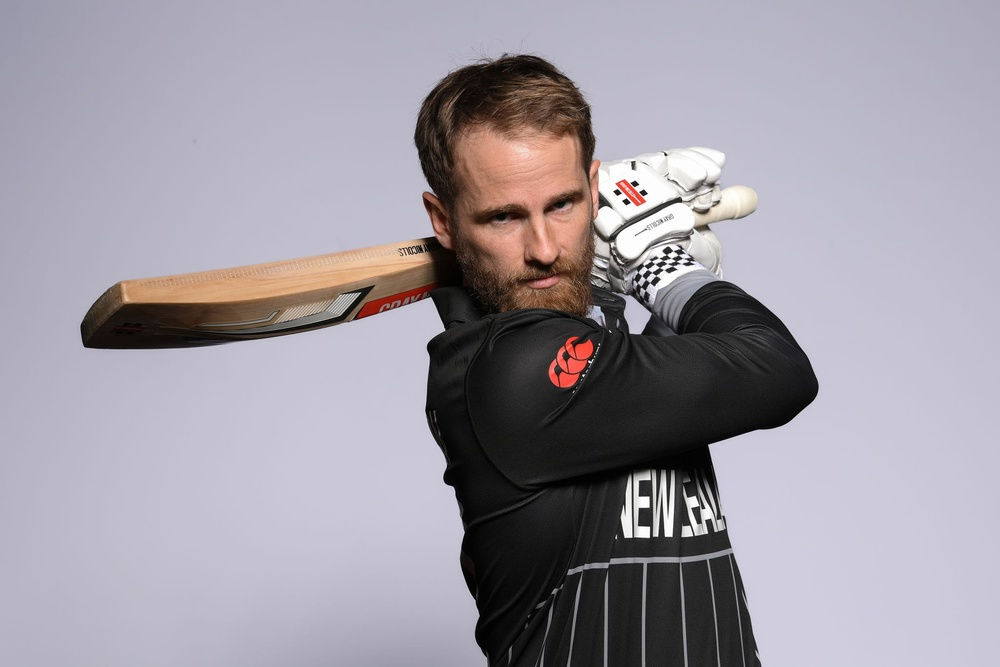
#> input picture src/test.jpg, 1000 x 667 px, shrunk from 2048 x 1365 before the run
$ jupyter execute --allow-errors test.ipynb
#> lines starting #> are read from the running program, lines starting #| are printed output that depends on the picture
### src/canny_edge_detector.py
import os
import numpy as np
from scipy import ndimage
import yaml
import imageio
from utils import rgb2gray

class CannyEdgeDetector():
    def __init__(self,config_file_path) -> None:
        self.load_configuration(config_file_path)
        self.output_dir = "../outputs/"
        os.makedirs(self.output_dir,exist_ok = True)

    def convolve(self, image, kernel):
        mode = self.config['operations']['convolution']['mode']
        if mode == 'auto':
            return ndimage.convolve(image, kernel, mode='constant', cval=0.0)
        elif mode == 'manual':
            image_height, image_width = image.shape
            kernel_height, kernel_width = kernel.shape

            pad_height = kernel_height // 2
            pad_width = kernel_width // 2

            padded_image = np.zeros((image_height + 2 * pad_height, image_width + 2 * pad_width))
            padded_image[pad_height:-pad_height, pad_width:-pad_width] = image

            output_image = np.zeros_like(image)

            for i in range(pad_height, image_height + pad_height):
                for j in range(pad_width, image_width + pad_width):
                    output_image[i - pad_height, j - pad_width] = np.sum(
                        kernel * padded_image[i - pad_height:i + pad_height + 1, j - pad_width:j + pad_width + 1]
                    )
            return output_image
        else:
            raise Exception(f"Mode '{mode}' not found. Use either 'auto' or 'manual' ")

    def load_configuration(self, config_file_path):
        with open(config_file_path, 'r') as f:
            self.config = yaml.safe_load(f)

    def get_gradients(self, image, kernel:str = 'sobel', direction :str = 'xy'):
        kernel = self.config['kernel'][kernel]
        if direction == 'xy':
            # TODO : Utilize the manually defined convolve function
            grad_x = self.convolve(image,np.array(kernel['x']))
            grad_y = self.convolve(image,np.array(kernel['y']))
            return grad_x/np.max(grad_x),grad_y/np.max(grad_y)
        elif direction == 'x':
            # TODO : Utilize the manually defined convolve function
            grad_x = self.convolve(image,np.array(kernel['x']))
            return grad_x/np.max(grad_x)
        elif direction == 'y':
            # TODO : Utilize the manually defined convolve function
            grad_y = self.convolve(image,np.array(kernel['y']))
            return grad_y/np.max(grad_y)
        else:
            raise Exception(f"Direction '{direction}' not found")

    def get_gradient_magnitude(self, grad_x, grad_y):
        grad_magnitude = np.hypot(grad_x, grad_y)
        return grad_magnitude/np.max(grad_magnitude)

    def get_gradient_direction(self, grad_x, grad_y):
        return np.degrees(np.arctan2(grad_y, grad_x))

    # [78 lines left out: functions closest_dir_function, non_maximal_suppressor, DFS, hysteresis_thresholding, not called in this run]

    def detect_edges(self):
        for root, dirs, files in os.walk(self.config['os']['input_dir']):
            for filename in files:
                file_path = os.path.join(root, filename)
                if file_path.lower().endswith(tuple(self.config['image']['extensions'])):
                    self.detect_edge_of_image(image_path = file_path)

    def detect_edge_of_image(self,image_path):
#> called with image_path = 'test.jpg'
        read_image = imageio.imread(image_path)
#> read_image is the input picture: shape (667, 1000, 3); mean R, G, B 158.1, 153.1, 161.7
        gray_input_img = rgb2gray(read_image)
        blur_img = ndimage.gaussian_filter(gray_input_img, sigma = 1.0)
        x_grad,y_grad = self.get_gradients(image=blur_img)
        grad_magnitude = self.get_gradient_magnitude(x_grad,y_grad)
        grad_direction = self.get_gradient_direction(x_grad,y_grad)
        closest_dir = self.closest_dir_function(grad_direction)
        thinned_output = self.non_maximal_suppressor(grad_magnitude, closest_dir)
        output_img = self.hysteresis_thresholding(thinned_output)
        your_array = (output_img * 255).astype(np.uint8)
        imageio.imwrite(os.path.join(self.output_dir,os.path.basename(image_path)), your_array)

### src/utils.py
import numpy as np

def rgb2gray(img) :
    return np.dot(img[..., :3], [0.2989, 0.5870, 0.1140])
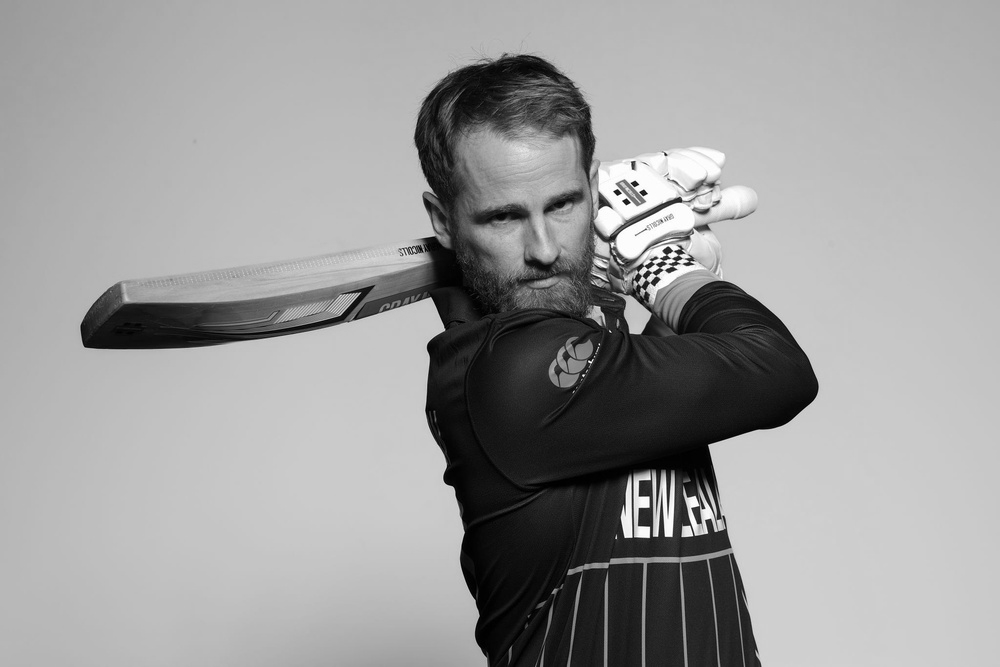
#> returned value: shape (667, 1000) float64; min 0, max 255, mean 155.6

### src/test.ipynb
[cell 1]
from canny_edge_detector import CannyEdgeDetector
import imageio
import matplotlib.pyplot as plt
from utils import rgb2gray

[cell 2]
from scipy import ndimage

[cell 3]
c = CannyEdgeDetector(config_file_path='config.yaml')

## Detect edge of a collection of images ( a directory)

#> (a cell that did not finish here is left out)

## Detect edges of a single image

#> (a cell that did not finish here is left out)


## Step by Step

[cell 6]
read_image = imageio.imread('test.jpg')
gray_input_img = rgb2gray(read_image)
blur_img = ndimage.gaussian_filter(gray_input_img, sigma = 1.0)
plt.imshow(blur_img)
plt.show()

#> (a cell that did not finish here is left out)


#> (a cell that did not finish here is left out)

#> (a cell that did not finish here is left out)

#> (a cell that did not finish here is left out)

#> (a cell that did not finish here is left out)

#> (a cell that did not finish here is left out)

#> (a cell that did not finish here is left out)
